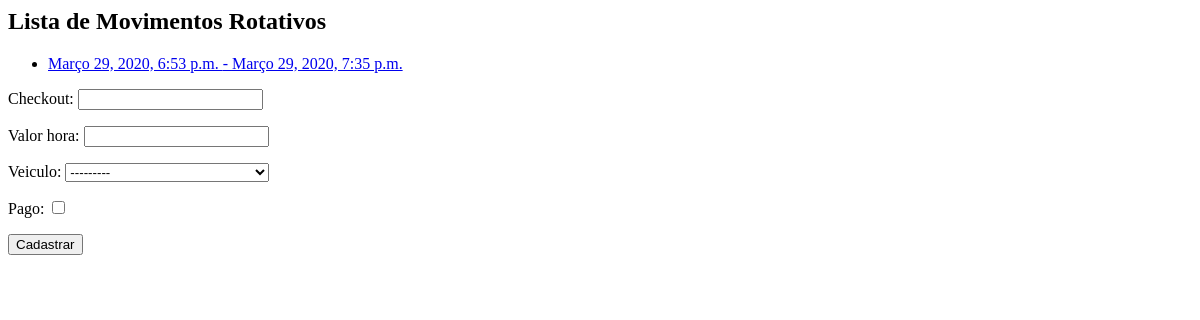
Before: /core/mov-rot/ with the older database file.
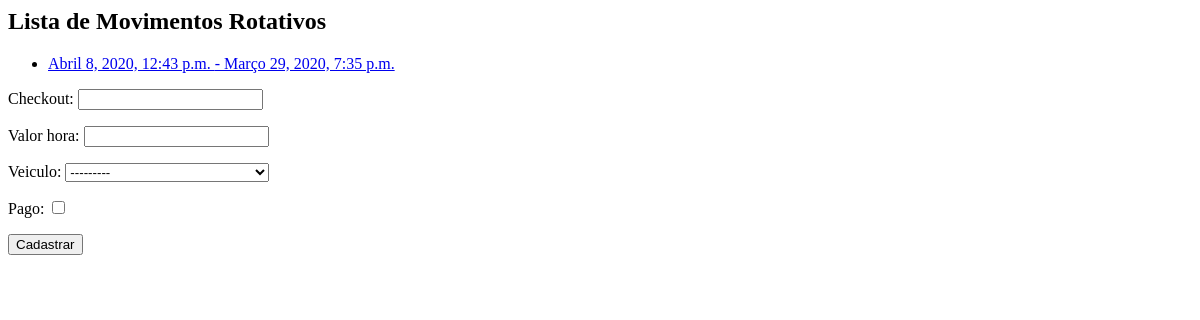
After: the same page with the newer database file.
### core/models.py (models this page shows, shortened)
class MovRotativo(models.Model):
    checkin = models.DateTimeField(auto_now=True)
    checkout = models.DateTimeField(auto_now=False, null=True, blank=True)
    valor_hora = models.DecimalField(max_digits=5, decimal_places=2)
    veiculo = models.ForeignKey(Veiculo, on_delete=models.PROTECT)
    pago = models.BooleanField(default=False)

### core/views.py (the view)
# urls.py: path('mov-rot/', lista_movrotativos, name='core_lista_movrotativos'),
def lista_movrotativos(request):
    mov_rot = MovRotativo.objects.all()
    form = MovRotativoForm
    data = {'mov_rot': mov_rot, 'form': form}
    return render(request, 'core/lista_movrotativos.html', data)

### core/models.py (called while the page is built)
    def __str__(self):
        return self.nome

    def __str__(self):
        return f'{self.marca}/{self.modelo} - {self.placa}'

### core/templates/core/lista_movrotativos.html (shortened to what this page needs)
<h2>Lista de Movimentos Rotativos</h2>
<ul>
    {% for mov in mov_rot %}
        <li>
            <a href="{% url 'core_movrotativo_update' mov.id %}">
                {{ mov.checkin }} - {{ mov.checkout }}
            </a>
        </li>
    {% endfor %}
</ul>
<form action="{% url 'core_movrotativo_novo' %}" method="POST">
    {{ form.as_p }}
    <button type="submit">Cadastrar</button>
</form>

Changed rows visible on the page:
changed MovRotativo: checkin "Março 29, 2020, 6:53 p.m." → "Abril 8, 2020, 12:43 p.m."
